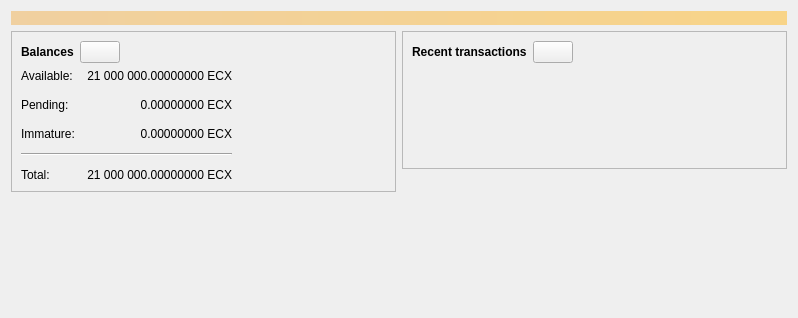
<?xml version="1.0" encoding="UTF-8"?>
<ui version="4.0">
 <class>OverviewPage</class>
 <widget class="QWidget" name="OverviewPage">
  <property name="geometry">
   <rect>
    <x>0</x>
    <y>0</y>
    <width>798</width>
    <height>318</height>
   </rect>
  </property>
  <property name="windowTitle">
   <string>Form</string>
  </property>
  <layout class="QVBoxLayout" name="topLayout">
   <item>
    <widget class="QLabel" name="labelAlerts">
     <property name="visible">
      <bool>false</bool>
     </property>
     <property name="styleSheet">
      <string notr="true">QLabel { background-color: qlineargradient(x1: 0, y1: 0, x2: 1, y2: 0, stop:0 #F0D0A0, stop:1 #F8D488); color:#000000; }</string>
     </property>
     <property name="wordWrap">
      <bool>true</bool>
     </property>
     <property name="margin">
      <number>3</number>
     </property>
     <property name="textInteractionFlags">
      <set>Qt::TextSelectableByMouse</set>
     </property>
    </widget>
   </item>
   <item>
    <layout class="QHBoxLayout" name="horizontalLayout" stretch="1,1">
     <item>
      <layout class="QVBoxLayout" name="verticalLayout_2">
       <item>
        <widget class="QFrame" name="frame">
         <property name="frameShape">
          <enum>QFrame::StyledPanel</enum>
         </property>
         <property name="frameShadow">
          <enum>QFrame::Raised</enum>
         </property>
         <layout class="QVBoxLayout" name="verticalLayout_4">
          <item>
           <layout class="QHBoxLayout" name="horizontalLayout_4">
            <item>
             <widget class="QLabel" name="label_5">
              <property name="font">
               <font>
                <weight>75</weight>
                <bold>true</bold>
               </font>
              </property>
              <property name="text">
               <string>Balances</string>
              </property>
             </widget>
            </item>
            <item>
             <widget class="QPushButton" name="labelWalletStatus">
              <property name="enabled">
               <bool>true</bool>
              </property>
              <property name="maximumSize">
               <size>
                <width>45</width>
                <height>16777215</height>
               </size>
              </property>
              <property name="toolTip">
               <string>The displayed information may be out of date. Your wallet automatically synchronizes with the Namecoin network after a connection is established, but this process has not completed yet.</string>
              </property>
              <property name="text">
               <string/>
              </property>
              <property name="icon">
               <iconset resource="../bitcoin.qrc">
                <normaloff>:/icons/warning</normaloff>
                <disabledoff>:/icons/warning</disabledoff>:/icons/warning</iconset>
              </property>
              <property name="iconSize">
               <size>
                <width>24</width>
                <height>24</height>
               </size>
              </property>
             </widget>
            </item>
            <item>
             <spacer name="horizontalSpacer_3">
              <property name="orientation">
               <enum>Qt::Horizontal</enum>
              </property>
              <property name="sizeHint" stdset="0">
               <size>
                <width>40</width>
                <height>20</height>
               </size>
              </property>
             </spacer>
            </item>
           </layout>
          </item>
          <item>
           <layout class="QGridLayout" name="gridLayout">
            <property name="spacing">
             <number>12</number>
            </property>
            <item row="1" column="1">
             <widget class="QLabel" name="labelUnconfirmed">
              <property name="cursor">
               <cursorShape>IBeamCursor</cursorShape>
              </property>
              <property name="toolTip">
               <string>Total of transactions that have yet to be confirmed, and do not yet count toward the spendable balance</string>
              </property>
              <property name="text">
               <string notr="true">0.00000000 ECX</string>
              </property>
              <property name="alignment">
               <set>Qt::AlignRight|Qt::AlignTrailing|Qt::AlignVCenter</set>
              </property>
              <property name="textInteractionFlags">
               <set>Qt::LinksAccessibleByMouse|Qt::TextSelectableByKeyboard|Qt::TextSelectableByMouse</set>
              </property>
             </widget>
            </item>
            <item row="3" column="0" colspan="2">
             <widget class="Line" name="line">
              <property name="orientation">
               <enum>Qt::Horizontal</enum>
              </property>
             </widget>
            </item>
            <item row="4" column="0">
             <widget class="QLabel" name="labelTotalText">
              <property name="text">
               <string>Total:</string>
              </property>
             </widget>
            </item>
            <item row="2" column="1">
             <widget class="QLabel" name="labelImmature">
              <property name="cursor">
               <cursorShape>IBeamCursor</cursorShape>
              </property>
              <property name="toolTip">
               <string>Mined balance that has not yet matured</string>
              </property>
              <property name="text">
               <string notr="true">0.00000000 ECX</string>
              </property>
              <property name="alignment">
               <set>Qt::AlignRight|Qt::AlignTrailing|Qt::AlignVCenter</set>
              </property>
              <property name="textInteractionFlags">
               <set>Qt::LinksAccessibleByMouse|Qt::TextSelectableByKeyboard|Qt::TextSelectableByMouse</set>
              </property>
             </widget>
            </item>
            <item row="1" column="2">
             <spacer name="horizontalSpacer_2">
              <property name="orientation">
               <enum>Qt::Horizontal</enum>
              </property>
              <property name="sizeHint" stdset="0">
               <size>
                <width>40</width>
                <height>20</height>
               </size>
              </property>
             </spacer>
            </item>
            <item row="2" column="0">
             <widget class="QLabel" name="labelImmatureText">
              <property name="text">
               <string>Immature:</string>
              </property>
             </widget>
            </item>
            <item row="4" column="1">
             <widget class="QLabel" name="labelTotal">
              <property name="cursor">
               <cursorShape>IBeamCursor</cursorShape>
              </property>
              <property name="toolTip">
               <string>Your current total balance</string>
              </property>
              <property name="text">
               <string notr="true">21 000 000.00000000 ECX</string>
              </property>
              <property name="alignment">
               <set>Qt::AlignRight|Qt::AlignTrailing|Qt::AlignVCenter</set>
              </property>
              <property name="textInteractionFlags">
               <set>Qt::LinksAccessibleByMouse|Qt::TextSelectableByKeyboard|Qt::TextSelectableByMouse</set>
              </property>
             </widget>
            </item>
            <item row="0" column="0">
             <widget class="QLabel" name="labelBalanceText">
              <property name="text">
               <string>Available:</string>
              </property>
             </widget>
            </item>
            <item row="0" column="1">
             <widget class="QLabel" name="labelBalance">
              <property name="cursor">
               <cursorShape>IBeamCursor</cursorShape>
              </property>
              <property name="toolTip">
               <string>Your current spendable balance</string>
              </property>
              <property name="text">
               <string notr="true">21 000 000.00000000 ECX</string>
              </property>
              <property name="alignment">
               <set>Qt::AlignRight|Qt::AlignTrailing|Qt::AlignVCenter</set>
              </property>
              <property name="textInteractionFlags">
               <set>Qt::LinksAccessibleByMouse|Qt::TextSelectableByKeyboard|Qt::TextSelectableByMouse</set>
              </property>
             </widget>
            </item>
            <item row="1" column="0">
             <widget class="QLabel" name="labelPendingText">
              <property name="text">
               <string>Pending:</string>
              </property>
             </widget>
            </item>
           </layout>
          </item>
         </layout>
        </widget>
       </item>
       <item>
        <spacer name="verticalSpacer">
         <property name="orientation">
          <enum>Qt::Vertical</enum>
         </property>
         <property name="sizeHint" stdset="0">
          <size>
           <width>20</width>
           <height>40</height>
          </size>
         </property>
        </spacer>
       </item>
      </layout>
     </item>
     <item>
      <layout class="QVBoxLayout" name="verticalLayout_3">
       <item>
        <widget class="QFrame" name="frame_2">
         <property name="frameShape">
          <enum>QFrame::StyledPanel</enum>
         </property>
         <property name="frameShadow">
          <enum>QFrame::Raised</enum>
         </property>
         <layout class="QVBoxLayout" name="verticalLayout">
          <item>
           <layout class="QHBoxLayout" name="horizontalLayout_2">
            <item>
             <widget class="QLabel" name="label_4">
              <property name="font">
               <font>
                <weight>75</weight>
                <bold>true</bold>
               </font>
              </property>
              <property name="text">
               <string>Recent transactions</string>
              </property>
             </widget>
            </item>
            <item>
             <widget class="QPushButton" name="labelTransactionsStatus">
              <property name="enabled">
               <bool>true</bool>
              </property>
              <property name="maximumSize">
               <size>
                <width>45</width>
                <height>16777215</height>
               </size>
              </property>
              <property name="toolTip">
               <string>The displayed information may be out of date. Your wallet automatically synchronizes with the Namecoin network after a connection is established, but this process has not completed yet.</string>
              </property>
              <property name="text">
               <string/>
              </property>
              <property name="icon">
               <iconset resource="../bitcoin.qrc">
                <normaloff>:/icons/warning</normaloff>
                <disabledoff>:/icons/warning</disabledoff>:/icons/warning</iconset>
              </property>
              <property name="iconSize">
               <size>
                <width>24</width>
                <height>24</height>
               </size>
              </property>
             </widget>
            </item>
            <item>
             <spacer name="horizontalSpacer">
              <property name="orientation">
               <enum>Qt::Horizontal</enum>
              </property>
              <property name="sizeHint" stdset="0">
               <size>
                <width>40</width>
                <height>20</height>
               </size>
              </property>
             </spacer>
            </item>
           </layout>
          </item>
          <item>
           <widget class="TransactionOverviewWidget" name="listTransactions">
            <property name="styleSheet">
             <string notr="true">QListView { background: transparent; }</string>
            </property>
            <property name="frameShape">
             <enum>QFrame::NoFrame</enum>
            </property>
            <property name="verticalScrollBarPolicy">
             <enum>Qt::ScrollBarAlwaysOff</enum>
            </property>
            <property name="horizontalScrollBarPolicy">
             <enum>Qt::ScrollBarAlwaysOff</enum>
            </property>
            <property name="sizeAdjustPolicy">
             <enum>QAbstractScrollArea::AdjustToContents</enum>
            </property>
            <property name="selectionMode">
             <enum>QAbstractItemView::NoSelection</enum>
            </property>
            <property name="uniformItemSizes">
             <bool>true</bool>
            </property>
           </widget>
          </item>
         </layout>
        </widget>
       </item>
       <item>
        <spacer name="verticalSpacer_2">
         <property name="orientation">
          <enum>Qt::Vertical</enum>
         </property>
         <property name="sizeHint" stdset="0">
          <size>
           <width>20</width>
           <height>40</height>
          </size>
         </property>
        </spacer>
       </item>
      </layout>
     </item>
    </layout>
   </item>
  </layout>
 </widget>
 <customwidgets>
  <customwidget>
   <class>TransactionOverviewWidget</class>
   <extends>QListView</extends>
   <header>qt/transactionoverviewwidget.h</header>
  </customwidget>
 </customwidgets>
 <resources/>
 <connections/>
</ui>
